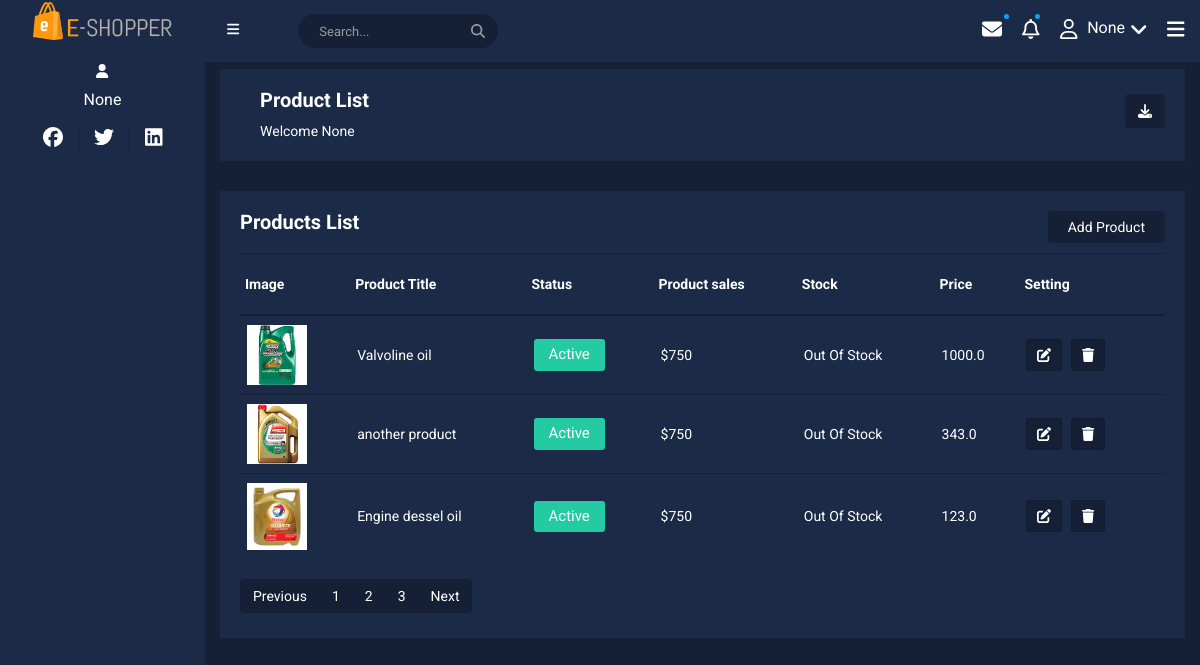
The app's page /products/ (signed in) with its own data.
### authentication/models.py (models this page shows, shortened)
class User(AbstractBaseUser, PermissionsMixin, ):
    username = models.CharField(max_length=16, unique=True, blank=True, null=True)
    email = models.EmailField(db_index=True, unique=True)
    is_active = models.BooleanField(default=True)
    is_staff = models.BooleanField(default=False)
    USERNAME_FIELD = 'email'
    mobile = models.IntegerField(default=0, null=True, blank=True)
    objects = UserManager()
    class Meta:
        verbose_name = 'user'
        verbose_name_plural = 'users'

### store/models.py (models this page shows, shortened)
class Product(models.Model):
    author = models.ForeignKey(settings.AUTH_USER_MODEL, on_delete=models.CASCADE, null=True)
    sub_category = models.ForeignKey(SubSubCategory, on_delete=models.CASCADE, null=True)
    name = models.CharField(max_length=200, null=True)
    price = models.FloatField()
    discount = models.CharField(max_length=200, null=True, blank=True)
    digital = models.BooleanField(default=False, null=True, blank=False)
    image = models.ImageField(null=True, blank=True)
    available = models.CharField(max_length=30, null=True, blank=True)
    label = models.CharField(max_length=30, null=True)
    description = models.TextField(max_length=20, null=True)

### staff/views.py (the view)
# urls.py: path('products/', products_list, name='products_list'),
@login_required(login_url= '/login')
def products_list(request):
	products = Product.objects.all()
	context ={
	 'products':products
	}
	return render(request, 'staff/product-list.html', context)

### templates/staff/product-list.html (shortened to what this page needs)
{% extends 'staff/staff_base.html' %}
{% block contents %}
            <div class="breadcome-area">
                <div class="container-fluid">
                    <div class="row">
                        <div class="col-lg-12 col-md-12 col-sm-12 col-xs-12">
                            <div class="breadcome-list">
                                <div class="row">
                                    <div class="col-lg-6 col-md-6 col-sm-6 col-xs-6">
                                        <div class="breadcomb-wp">
                                            <div class="breadcomb-ctn">
                                                <h2>Product List</h2>
                                                <p>Welcome {{ user.username }}</p>
                                            </div>
                                        </div>
                                    </div>
                                    <div class="col-lg-6 col-md-6 col-sm-6 col-xs-6">
                                        <div class="breadcomb-report">
                                            <button data-toggle="tooltip" data-placement="left" title="Download Report" class="btn"><i style="color: white;" class="fa fa-download"></i></button>
                                        </div>
                                    </div>
                                </div>
                            </div>
                        </div>
                    </div>
                </div>
            </div>
        </div>
        <div class="product-status mg-b-30">
            <div class="container-fluid">
                <div class="row">
                    <div class="col-lg-12 col-md-12 col-sm-12 col-xs-12">
                        <div class="product-status-wrap">
                            <h4>Products List</h4>
                            <div class="add-product">
                                <a href="{% url 'add_product' %}">Add Product</a>
                            </div>
                            <table>
                                <tr>
                                    <th>Image</th>
                                    <th>Product Title</th>
                                    <th>Status</th>
                                    <th>Product sales</th>
                                    <th>Stock</th>
                                    <th>Price</th>
                                    <th>Setting</th>
                                </tr>
                                {% for data in products %}
                                <tr>
                                    <td><img src="{{ data.image.url }}" alt="" /></td>
                                    <td>{{ data.name }}</td>
                                    <td>
                                        <button class="pd-setting">Active</button>
                                    </td>
                                    <td>$750</td>
                                    <td>Out Of Stock</td>
                                    <td>{{ data.price }}</td>
                                    <td>
                                        <a style="color:white" href="{% url 'edit_product' data.id %}"><button  data-toggle="tooltip" title="Edit" class="pd-setting-ed">
                                            <i class="fa fa-edit" aria-hidden="true"></i>
                                        </button></a>
                                          <a style="color:white" href="{% url 'delete_product' data.id %}"><button  data-toggle="tooltip" title="Edit" class="pd-setting-ed">
                                            <i class="fa fa-trash" aria-hidden="true"></i>
                                        </button></a>
                                </tr>
                                {% endfor %}
                            </table>
                            <div class="custom-pagination">
                                <ul class="pagination">
                                    <li class="page-item"><a class="page-link" href="#">Previous</a></li>
                                    <li class="page-item"><a class="page-link" href="#">1</a></li>
                                    <li class="page-item"><a class="page-link" href="#">2</a></li>
                                    <li class="page-item"><a class="page-link" href="#">3</a></li>
                                    <li class="page-item"><a class="page-link" href="#">Next</a></li>
                                </ul>
                            </div>
                        </div>
                    </div>
                </div>
            </div>
        </div>
    </div>
{% endblock contents %}

### templates/staff/staff_base.html (shortened to what this page needs)
<!DOCTYPE html>
<html>
<head>
	{% load static %}
    <link rel="stylesheet" href="{% static 'css/staff/bootstrap.min.css' %}">
    <link rel="stylesheet" href="{% static 'css/staff/font-awesome.min.css' %}">
    <link rel="stylesheet" href="{% static 'css/staff/nalika-icon.css' %}">
    <link rel="stylesheet" href="{% static 'css/staff/owl.carousel.css' %}">
    <link rel="stylesheet" href="{% static 'css/staff/owl.theme.css' %}">
    <link rel="stylesheet" href="{% static 'css/staff/owl.transitions.css' %}">
    <link rel="stylesheet" href="{% static 'css/staff/animate.css' %}">
    <link rel="stylesheet" href="{% static 'css/staff/normalize.css' %}">
    <link rel="stylesheet" href="{% static 'css/staff/meanmenu.min.css' %}">
    <link rel="stylesheet" href="{% static 'css/staff/main.css' %}">
    <link rel="stylesheet" href="{% static 'css/staff/morrisjs/morris.css' %}">
    <link rel="stylesheet" href="{% static 'css/staff/scrollbar/jquery.mCustomScrollbar.min.css' %}">
    <link rel="stylesheet" href="{% static 'css/staff/metisMenu/metisMenu.min.css' %}">
    <link rel="stylesheet" href="{% static 'css/staff/metisMenu/metisMenu-vertical.css' %}">
    <link rel="stylesheet" href="{% static 'css/staff/calendar/fullcalendar.min.css' %}">
    <link rel="stylesheet" href="{% static 'css/staff/calendar/fullcalendar.print.min.css' %}">
    <link rel="stylesheet" href="{% static 'css/staff/style.css' %}">
    <link rel="stylesheet" href="{% static 'css/staff/all.css' %}">
    <link rel="stylesheet" href="{% static 'css/staff/responsive.css' %}">
</head>
<body>
	{% block nav %}
    <div class="left-sidebar-pro">
        <nav id="sidebar" class="">
            <div class="sidebar-header">
                <a href="index.html"><img class="main-logo" src="img/logo/logo.png" alt="" /></a>
            </div>
            <div class="nalika-profile">
                <div class="profile-dtl">
                    <a href="#"><i style="color: white;" class="fas fa-user" ></i></a>
                    <h2>{{user.username}} </h2>
                </div>
                <div class="profile-social-dtl">
                    <ul class="dtl-social">
                        <li><a href="#"><i class="fab fa-facebook"></i></a></li>
                        <li><a href="#"><i class="fab fa-twitter"></i></a></li>
                        <li><a href="#"><i class="fab fa-linkedin"></i></a></li>
                    </ul>
                </div>
            </div>
            <div class="left-custom-menu-adp-wrap comment-scrollbar">
            </div>
        </nav>
    </div>
    <div class="all-content-wrapper">
        <div class="container-fluid">
            <div class="row">
                <div class="col-lg-12 col-md-12 col-sm-12 col-xs-12">
                    <div class="logo-pro">
                        <a href="index.html"><img class="main-logo" src="img/logo/logo.png" alt="" /></a>
                    </div>
                </div>
            </div>
        </div>
        <div class="header-advance-area">
            <div class="header-top-area">
                <div class="container-fluid">
                    <div class="row">
                        <div class="col-lg-12 col-md-12 col-sm-12 col-xs-12">
                            <div class="header-top-wraper">
                                <div class="row">
                                    <div class="col-lg-1 col-md-0 col-sm-1 col-xs-12">
                                        <div class="menu-switcher-pro">
                                            <button type="button" id="sidebarCollapse" class="btn bar-button-pro header-drl-controller-btn btn-info navbar-btn">
                                                    <i class="fa fa-bars"></i>
                                                </button>
                                        </div>
                                    </div>
                                    <div class="col-lg-6 col-md-7 col-sm-6 col-xs-12">
                                        <div class="header-top-menu tabl-d-n">
                                            <div class="breadcome-heading">
                                                <form role="search" class="">
                                                    <input type="text" placeholder="Search..." class="form-control">
                                                    <a href=""><i class="fa fa-search"></i></a>
                                                </form>
                                            </div>
                                        </div>
                                    </div>
                                    <div class="col-lg-5 col-md-5 col-sm-12 col-xs-12">
                                        <div class="header-right-info">
                                            <ul class="nav navbar-nav mai-top-nav header-right-menu">
                                                <li class="nav-item dropdown">
                                                    <a href="#" data-toggle="dropdown" role="button" aria-expanded="false" class="nav-link dropdown-toggle"><i class="fa fa-envelope" aria-hidden="true"></i><span class="indicator-ms"></span></a>
                                                </li>
                                                <li class="nav-item"><a href="#" data-toggle="dropdown" role="button" aria-expanded="false" class="nav-link dropdown-toggle"><i class="far fa-bell" aria-hidden="true"></i><span class="indicator-nt"></span></a>
                                                </li>
                                                <li class="nav-item">
                                                    <a href="#" data-toggle="dropdown" role="button" aria-expanded="false" class="nav-link dropdown-toggle">
                                                            <i class="far fa-user" aria-hidden="true"></i>
                                                            <span class="admin-name">{{ user.username }}</span>
                                                            <i class="fa fa-angle-down"></i>
                                                        </a>
                                                </li>
                                                <li class="nav-item nav-setting-open"><a href="#" data-toggle="dropdown" role="button" aria-expanded="false" class="nav-link dropdown-toggle"><i class="fa fa-bars"></i></a>
                                                </li>
                                            </ul>
                                        </div>
                                    </div>
                                </div>
                            </div>
                        </div>
                    </div>
                </div>
            </div>
    {% endblock nav %}
{% block contents %}
{% endblock contents %}
</body>
</html>

### authentication/static/css/staff/main.css (style rules this page uses)
html { color: #222; font-size: 1em; line-height: 1.4; }
audio, canvas, iframe, img, svg, video { vertical-align: middle; }

### authentication/static/css/staff/all.css (style rules this page uses)
.fa-angle-down:before { content:"\f107" }
.fa-bars:before { content:"\f0c9" }
.fa-bell:before { content:"\f0f3" }
.fa-download:before { content:"\f019" }
.fa-envelope:before { content:"\f0e0" }
.fa-facebook:before { content:"\f09a" }
.fa-linkedin:before { content:"\f08c" }
.fa-trash:before { content:"\f1f8" }
.fa-twitter:before { content:"\f099" }
.fa-user:before { content:"\f007" }

### records on screen
User: username "None"
Product: image (picture), name "Valvoline oil", price "1000.0"
Product: image (picture), name "another product", price "343.0"
Product: image (picture), name "Engine dessel oil", price "123.0"
